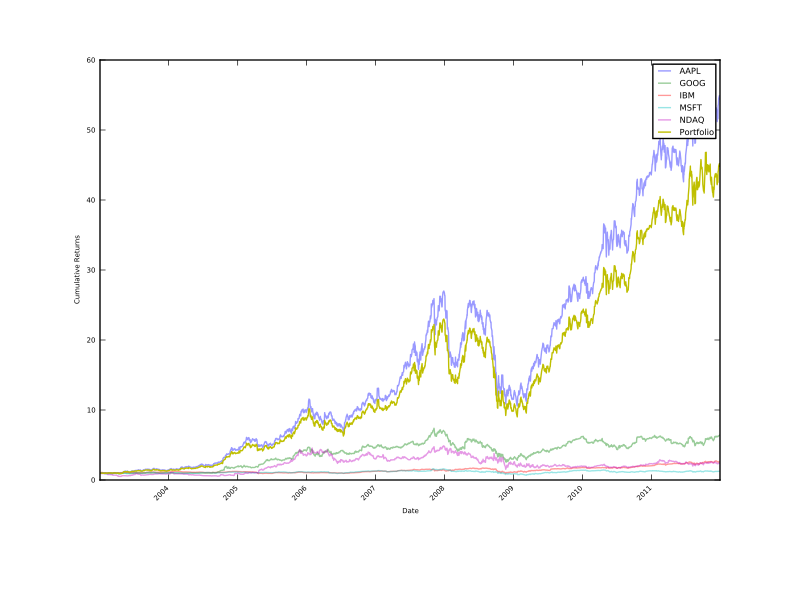

Write Python code to recreate this figure.
'''
(c) 2017 Red Tech Research Corporation
This source code is released under the New BSD license.  Please see

Created on November 2017

@author: Romeo Demeterio
@contact: romeodemeteriojr@gmail.com
@summary: Very crude portfolio optimizer. Needs optimization...(get it, get it)? Only works with 4 stocks for now.
'''

# QSTK Imports
import QSTK.qstkutil.qsdateutil as du
import QSTK.qstkutil.tsutil as tsu
import QSTK.qstkutil.DataAccess as da

# Third Party Imports
import datetime as dt
import pandas as pd
import numpy as np
import math as math
import matplotlib.pyplot as plt

print "Pandas Version", pd.__version__


def simulate(dt_start, dt_end, ls_port_symbols, lf_port_alloc, b_chartify=False):
    """
    Simulate portfolio performance
    :param dt_start:
    :param dt_end:
    :param ls_port_symbols:
    :param lf_port_alloc:
    :param chartify:
    :return:
    """

    # We need closing prices so the timestamp should be hours=16.
    dt_timeofday = dt.timedelta(hours=16)

    # Get a list of trading days between the start and the end.
    ldt_timestamps = du.getNYSEdays(dt_start, dt_end, dt_timeofday)

    # Creating an object of the dataaccess class with Yahoo as the source. No cache.
    # c_dataobj = da.DataAccess("Yahoo", cachestalltime=0)
    c_dataobj = da.DataAccess("Yahoo")

    # Keys to be read from the data, it is good to read everything in one go.
    ls_keys = ['open', 'high', 'low', 'close', 'volume', 'actual_close']

    # Reading the data, now d_data is a dictionary with the keys above.
    # Timestamps and symbols are the ones that were specified before.
    ldf_data = c_dataobj.get_data(ldt_timestamps, ls_port_symbols, ls_keys)
    d_data = dict(zip(ls_keys, ldf_data))

    # Filling the data for NAN
    for s_key in ls_keys:
        d_data[s_key] = d_data[s_key].fillna(method='ffill')
        d_data[s_key] = d_data[s_key].fillna(method='bfill')
        d_data[s_key] = d_data[s_key].fillna(1.0)

    # Getting the numpy ndarray of close prices.
    na_price = d_data['close'].values

    # Normalizing the prices to start at 1 and see relative returns
    na_normalized_price = na_price / na_price[0, :]

    # Copy the normalized prices to a new ndarray to find returns.
    na_rets = na_normalized_price.copy()

    # Estimate portfolio returns
    # Multiply each column by the allocation to the corresponding equity
    na_port_rets = na_rets * lf_port_alloc

    # Sum each row for each day. That is your Fund Investment.
    na_port_rets_sum = np.sum(na_port_rets, axis=1)

    # Divide each daily return by first return. That is your cumulative daily portfolio value.
    # na_port_rets_cum = na_port_rets_sum / na_port_rets_sum[0]
    # port_rets_cum = na_port_rets_cum[-1]
    port_rets_cum = na_port_rets_sum[-1] / na_port_rets_sum[0]
    # print "Cumulative Return: ", port_rets_cum

    # Get daily return
    na_port_rets_daily = na_port_rets_sum.copy()
    tsu.returnize0(na_port_rets_daily)

    # Get daily return average
    port_rets_daily_avg = np.mean(na_port_rets_daily)
    # print "Average Daily Return: ", port_rets_daily_avg

    # Get daily return volatility
    port_rets_daily_std = np.std(na_port_rets_daily)
    # print "Volatility: ", port_rets_daily_std

    # Get portfolio Sharpe ratio
    port_sharpe_ratio = math.sqrt(252) * port_rets_daily_avg / port_rets_daily_std
    # print "Sharpe Ratio: ", port_sharpe_ratio

    if b_chartify:
        chartify(ls_port_symbols, ldt_timestamps, na_rets, na_port_rets_sum)

    return (port_rets_cum, port_rets_daily_avg, port_rets_daily_std, port_sharpe_ratio)


def chartify(ls_port_symbols, ldt_timestamps, na_rets, na_port_rets_sum):
    """
    Create chart of portofolio vs components and/or another stock i.e. SPY
    :param na_rets:
    :param na_port_rets_sum:
    :return:
    """
    # Plotting the results
    font = {'family': 'normal',
            'weight': 'normal',
            'size': 5}
    plt.rc('font', **font)
    plt.clf()
    fig = plt.figure()
    fig.add_subplot(111)
    plt.plot(ldt_timestamps, na_rets, alpha=0.4)
    plt.plot(ldt_timestamps, na_port_rets_sum)
    ls_names = ls_port_symbols
    ls_names.append('Portfolio')
    plt.legend(ls_names)
    plt.ylabel('Cumulative Returns')
    plt.xlabel('Date')
    fig.autofmt_xdate(rotation=45)
    plt.savefig('optimizer_v01.pdf', format='pdf')


def main():
    ''' Main Function'''

    # List of portfolio symbols
    # ls_port_symbols = ["AAPL", "GLD", "GOOG", "XOM"]
    # ls_port_symbols = ['AXP', 'HPQ', 'IBM', 'HNZ']
    # ls_port_symbols = ["AAPL", "GLD"]

    # ls_port_symbols = ["AAPL", "GOOG", "IBM", "MSFT"] # Q1
    # ls_port_symbols = ['BRCM', 'ADBE', 'AMD', 'ADI']  # Q2
    # ls_port_symbols = ['BRCM', 'TXN', 'AMD', 'ADI']   # Q3
    # ls_port_symbols = ['BRCM', 'TXN', 'IBM', 'HNZ']   # Q4
    # ls_port_symbols = ['C', 'GS', 'IBM', 'HNZ']       # Q5
    ls_port_symbols = ['AAPL', 'GOOG', 'IBM', 'MSFT'] # Q6
    # ls_port_symbols = ['BRCM', 'ADBE', 'AMD', 'ADI']  # Q7
    # ls_port_symbols = ['BRCM', 'TXN', 'AMD', 'ADI']   # Q8
    # ls_port_symbols = ['BRCM', 'TXN', 'IBM', 'HNZ']   # Q9
    # ls_port_symbols = ['C', 'GS', 'IBM', 'HNZ']       # Q10


    # simulation start date
    dt_start = dt.datetime(2003, 1, 1)
    # simulation end date
    dt_end = dt.datetime(2011, 12, 31)

    # list of legal allocations in 0.1 increments.
    alloc_10_inc = [0, 0.1, 0.2, 0.3, 0.4, 0.5, 0.6, 0.7, 0.8, 0.9, 1]
    optimal_alloc = [0.0, 0.0, 0.0, 0.0]
    optimal_sharpe = 0

    for aloc1 in alloc_10_inc:
        for aloc2 in alloc_10_inc:
            for aloc3 in alloc_10_inc:
                for aloc4 in alloc_10_inc:
                    if (aloc1 + aloc2 + aloc3 + aloc4 == 1):
                        ls_port_alloc = [aloc1, aloc2, aloc3, aloc4]
                        cum_ret, daily_ret, vol, sharpe = simulate(dt_start, dt_end, ls_port_symbols, ls_port_alloc)
                        if (sharpe > optimal_sharpe):
                            optimal_sharpe = sharpe
                            optimal_alloc = ls_port_alloc
                            print "Highest Sharpe: ", optimal_sharpe
                            print "New Optimal Allocations: ", optimal_alloc
                        else:
                            print "Not optimal: ", sharpe

    cum_ret, daily_ret, vol, sharpe = simulate(dt_start, dt_end, ls_port_symbols, optimal_alloc)

    print
    print
    print "-------------------------------------------------"
    print "Start Date: ", dt_start
    print "End Date: ", dt_end
    print "Symbols: ", ls_port_symbols
    print "Optimal Allocations: ", optimal_alloc
    print "Sharpe Ratio: ", sharpe
    print "Volatility (stdev of daily returns): ", vol
    print "Average Daily Return: ", daily_ret
    print "Cumulative Return: ", cum_ret
    print "-------------------------------------------------"

    # Let's include market benchmark shall we....and chart it against our portfolio
    ls_port_symbols.append("NDAQ")
    optimal_alloc.append(0.0)
    simulate(dt_start, dt_end, ls_port_symbols, optimal_alloc, True)


if __name__ == '__main__':
    main()
